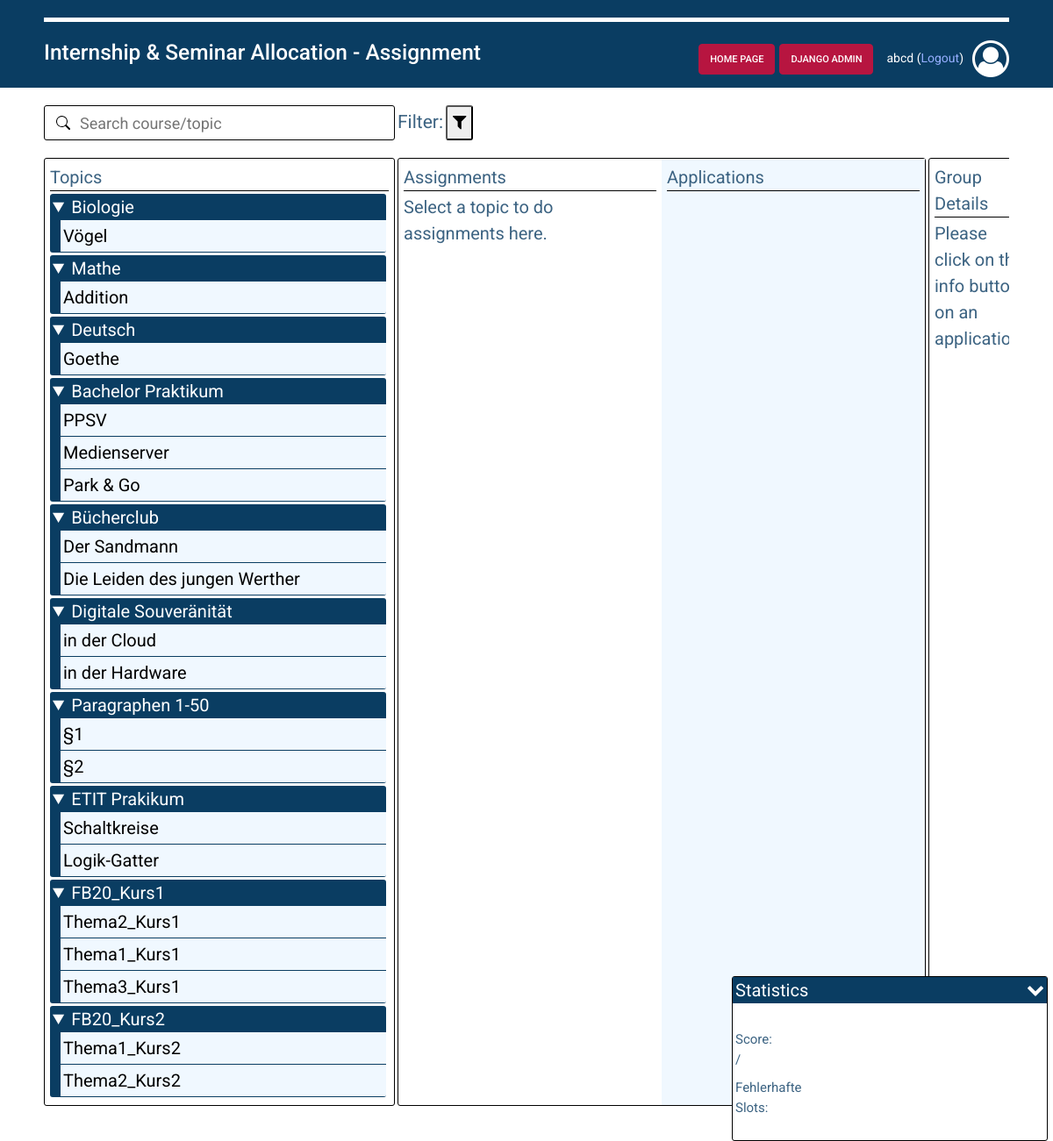
Before: /assignment/ (signed in) with the older database file.
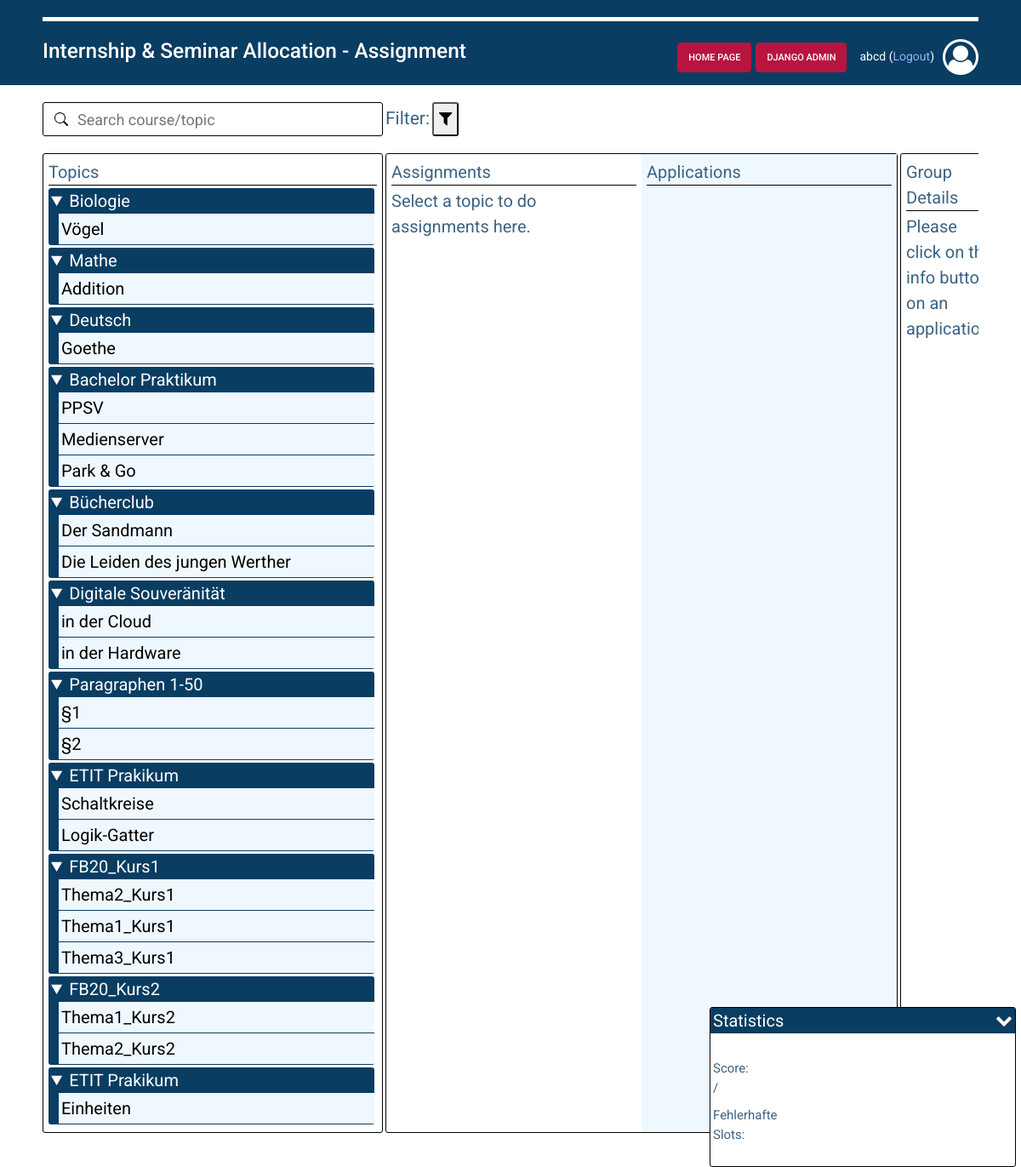
After: the same page with the newer database file.
### course/models.py (models this page shows, shortened)
class Course(models.Model):
    title = models.CharField(max_length=200, verbose_name=_("title"))
    type = models.ForeignKey(CourseType, on_delete=models.CASCADE, verbose_name=_("type"))
    registration_start = models.DateTimeField(default=timezone.now, verbose_name=_("registration Start"))
    registration_deadline = models.DateTimeField(verbose_name=_("registration Deadline"))
    description = models.TextField(verbose_name=_("description"))
    cp = models.IntegerField('CP', validators=[MaxValueValidator(100), MinValueValidator(0)])
    created_by = models.ForeignKey(User, on_delete=models.CASCADE, null=True)
    COURSE_FACULTY_CHOICES = [
        ('FB01', _('Dept. 01 - Law and Economics')),
        ('FB02', _('Dept. 02 - History and Social Sciences')),
        ('FB03', _('Dept. 03 - Human Sciences')),
        ('FB04', _('Dept. 04 - Mathematics')),
        ('FB05', _('Dept. 05 – Physics')),
        ('FB07', _('Dept. 07 - Chemistry')),
        ('FB10', _('Dept. 10 - Biology')),
        ('FB11', _('Dept. 11 - Materials and Earth Sciences')),
        ('FB13', _('Dept. 13 - Civil and Environmental Engineering')),
        ('FB15', _('Dept. 15 - Architecture')),
        ('FB16', _('Dept. 16 - Mechanical Engineering')),
        ('FB18', _('Dept. 18 - Electrical Engineering and Information Technology')),
        ('FB20', _('Dept. 20 - Computer Science')),
    ]
    faculty = models.CharField(max_length=4, choices=COURSE_FACULTY_CHOICES, verbose_name=_("faculty"))
    motivation_text = models.BooleanField(_("motivation texts are required"), default=False)
    organizer = models.CharField(max_length=200, verbose_name=_("organizer"))
    class Meta:
        verbose_name = _("course")
        verbose_name_plural = _("courses")

class Topic(models.Model):
    course = models.ForeignKey(Course, on_delete=models.CASCADE, verbose_name=_("course"))
    title = models.CharField(max_length=200, verbose_name=_("title"))
    max_slots = models.PositiveIntegerField(verbose_name=_("max slot count"), default=1,
                                            validators=[MinValueValidator(1)])
    min_slot_size = models.PositiveIntegerField(verbose_name=_("min GroupSize"), default=1,
                                                validators=[MinValueValidator(1)])
    max_slot_size = models.PositiveIntegerField(verbose_name=_("max GroupSize"), default=1,
                                                validators=[MinValueValidator(1)])
    description = models.TextField(verbose_name=_("description"))
    file = models.FileField(verbose_name=_("file"), upload_to=course_directory_path, blank=True)
    class Meta:
        verbose_name = _("topic")
        verbose_name_plural = _("topics")

### backend/pages/assignment_page.py (the view)
# urls.py: path('assignment/', views.assignment_page, name='assignment_page'),
def assignment_page(request):
    if not request.user.is_staff:
        return redirect(reverse('admin:login') + '?next=' + reverse('backend:assignment_page'))
    if request.method == "POST":
        return handle_post(request)
    return render_site(request)

### backend/templates/backend/assignment.html (shortened to what this page needs)
{% extends 'backend/base.html' %}
{% load static %}
{% load i18n %}
{% block title %}
    Assignment
{% endblock title %}
{% block additional_buttons %}
    {% if user.is_authenticated %}
        {% if user.is_staff %}
            <a href="{% url 'backend:home_page' %}"
               class="adminbtn btn btn-danger navbar-inline-list">
                Home Page </a>
        {% endif %}
    {% endif %}
{% endblock %}
{% block content %}
    <div id="assignment-topBar">
        <div id="searchAndFilterDiv">
            <div id="searchbarDiv">
                <label>
                    <input id="searchbar" type="text" placeholder="{% translate "Search course/topic" %}">
                </label>
            </div>
            <div id="filterDiv">
                <p>Filter: </p>
                <button id="filterButton" onclick="openFilterModal()"><i class="fa fa-filter" aria-hidden="true"></i>
                </button>
            </div>
        </div>
    </div>
    <div id="assignment-content">
        <div class="section" id="topics">
            <div class="section-inner">
                <span>Topics</span>
                <div class="inner-list">
                    {% for topics_of_course in topics_of_courses %}
                        <div class="topics_of_course inner-list-item"
                             data-courseid="{{ topics_of_course.course.id }}">
                            <details open>
                                <summary>{{ topics_of_course.course.title }}</summary>
                                {% for topic in topics_of_course.topics %}
                                    <div class="topic field"
                                         data-topicid="{{ topic.id }}"
                                         data-cp="{{ topics_of_course.course.cp }}"
                                         data-faculty="{{ topics_of_course.course.faculty }}"
                                         data-course_type="{{ topics_of_course.course.type.pk }}"
                                         data-course_name="{{ topics_of_course.course.title }}">
                                        {{ topic.title }}</div>
                                {% endfor %}
                            </details>
                        </div>
                    {% endfor %}
                </div>
            </div>
        </div>
        <div id="assignment-application" class="section">
            <div class="section-inner" id="assignments-div">
                <span>Assignments</span>
                <div id="assignments" class="inner-list">
                    Select a topic to do assignments here.
                </div>
            </div>
            <div class="section-inner" id="applications-div">
                <span>Applications</span>
                <div id="applications" class="inner-list">
                </div>
            </div>
        </div>
        <div class="section" id="groupdetails" data-groupid="-1" data-applicationid="-1" data-collectionid="-1">
            <span>Group Details</span>
            <p class="description">Please click on the info button on an application.</p>
        </div>
    </div>
    <div id="statistics-window">
        <span title="influenced by current active filters">Statistics<i class="icon fa fa-chevron-up"></i></span>
        <div id="statistics-div">
            <div id="statistics-numbers">
                <div>
                    <p>
                        Score:
                    </p>
                    <p id="statistics-score">
                        {{ score }}/{{ maxscore }}
                    </p>
                </div>
                <div>
                    <p>
                        Fehlerhafte Slots:
                    </p>
                </div>
            </div>
            <div id="statistics-chart">
                <canvas id="bar-chart"></canvas>
            </div>
        </div>
    </div>
{% endblock content %}

Changed rows visible on the page:
now on one of the page's lists (row unchanged): Course: course "ETIT Prakikum"
added Topic: title "Einheiten", shown under Course "ETIT Prakikum"
